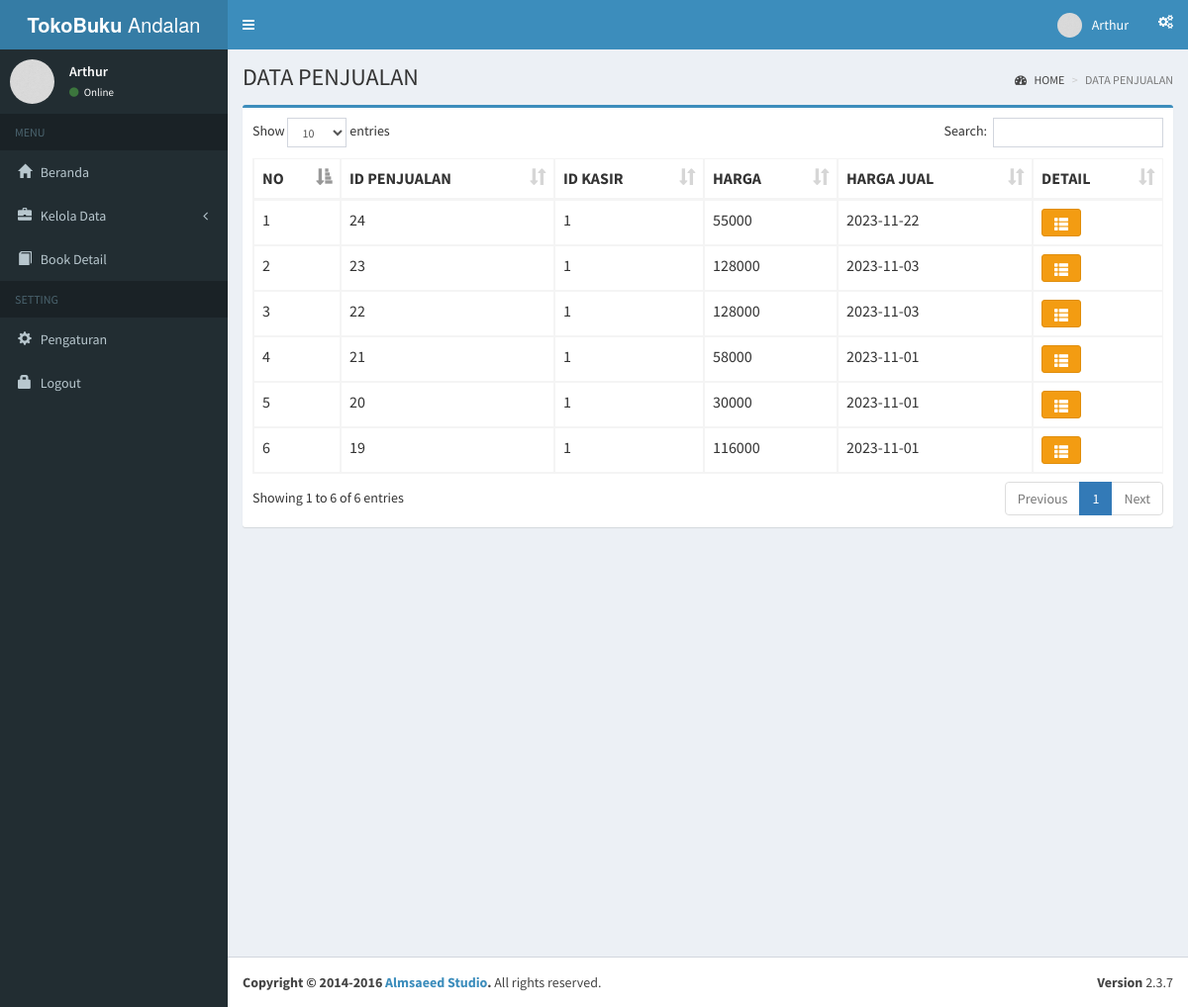
/index.php?page=data_penjualan (signed in), run on the app's committed database.
### tables this page shows
CREATE TABLE `penjualan` (
  `id_penjualan` int(11) NOT NULL,
  `id_kasir` int(11) DEFAULT NULL,
  `total` int(50) DEFAULT NULL,
  `tanggal` date DEFAULT NULL
);

### pages/penjualan/data_penjualan.php (the view, shortened to what this page needs)
<div class="content-wrapper">
  <section class="content-header">
    <h1>
      DATA PENJUALAN
    </h1>
    <ol class="breadcrumb">
      <li><a href="index.php"><i class="fa fa-dashboard"></i> HOME</a></li>
      <li class="active">DATA PENJUALAN</li>
    </ol>
  </section>
  <section class="content">
    <div class="row">
      <div class="col-xs-12">
        <div class="box box-primary">
          <div class="box-body table-responsive">
            <table id="penjualan" class="table table-bordered table-hover" border="2">
              <thead>
                <tr>
                  <th>NO</th>
                  <th>ID PENJUALAN</th>
                  <th>ID KASIR</th>
                  <th>HARGA</th>
                  <th>HARGA JUAL</th>
                  <th>DETAIL</th>
                </tr>
              </thead>
              <tbody>
                <?php
                include "conf/koneksi.php";
                $no = 0;
                $query = mysqli_query($koneksi, "SELECT * FROM penjualan
                ORDER BY id_penjualan DESC")
                  or die(mysqli_error($koneksi));
                while ($row = mysqli_fetch_array($query)) {
                ?>
                  <tr>
                    <td><?php echo $no = $no + 1; ?></td>
                    <td><?php echo $row['id_penjualan']; ?></td>
                    <td><?php echo $row['id_kasir']; ?></td>
                    <td><?php echo $row['total']; ?></td>
                    <td><?php echo $row['tanggal']; ?></td>
                    <td>
                      <a href="index.php?page=detail&id=<?= $row['id_penjualan']; ?>" class="btn btn-warning" role="button" title="Lihat Detail"><i class="glyphicon glyphicon-th-list"></i></a>
                    </td>
                  </tr>
                <?php } ?>
              </tbody>
            </table>
          </div>
        </div>
      </div>
    </div>
  </section>
</div>

### index.php (shortened to what this page needs)
<?php
 if (isset($_SESSION['id_kasir']) == 0) {
   echo '<script>alert("Anda Harus Login Terlebih Dahulu !!!");
           window.location.href="pages/login.php"</script>';
 } else {
 ?>
  <link rel="stylesheet" href="plugins/datatables/dataTables.bootstrap.css">
  <!DOCTYPE html>
  <html>
  <head>
    <link rel="stylesheet" href="bootstrap/css/bootstrap.min.css">
    <link rel="stylesheet" href="https://cdnjs.cloudflare.com/ajax/libs/font-awesome/4.5.0/css/font-awesome.min.css">
    <link rel="stylesheet" href="https://cdnjs.cloudflare.com/ajax/libs/ionicons/2.0.1/css/ionicons.min.css">
    <link rel="stylesheet" href="dist/css/AdminLTE.min.css">
    <link rel="stylesheet" href="dist/css/skins/_all-skins.min.css">
    <link rel="stylesheet" href="plugins/iCheck/flat/blue.css">
    <link rel="stylesheet" href="plugins/morris/morris.css">
    <link rel="stylesheet" href="plugins/jvectormap/jquery-jvectormap-1.2.2.css">
    <link rel="stylesheet" href="plugins/datepicker/datepicker3.css">
    <link rel="stylesheet" href="plugins/daterangepicker/daterangepicker.css">
    <link rel="stylesheet" href="plugins/bootstrap-wysihtml5/bootstrap3-wysihtml5.min.css">
  </head>
  <body class="hold-transition skin-blue sidebar-mini">
    <div class="wrapper">
      <header class="main-header">
        <a href="index2.html" class="logo">
          <span class="logo-lg"><b>TokoBuku </b>Andalan</span>
        </a>
        <nav class="navbar navbar-static-top">
          <a href="#" class="sidebar-toggle" data-toggle="offcanvas" role="button">
          </a>
          <div class="navbar-custom-menu">
            <ul class="nav navbar-nav">
              <li class="dropdown user user-menu">
                <a href="#" class="dropdown-toggle" data-toggle="dropdown">
                  <img src="dist/img/boxed-bg.jpg" class="user-image" alt="User Image">
                  <span class="hidden-xs">Arthur</span>
                </a>
              </li>
              <li>
                <a href="#" data-toggle="control-sidebar"><i class="fa fa-gears"></i></a>
              </li>
            </ul>
          </div>
        </nav>
      </header>
      <aside class="main-sidebar">
        <section class="sidebar">
          <div class="user-panel">
            <div class="pull-left image">
              <img src="dist/img/boxed-bg.jpg" class="img-circle" alt="User Image">
            </div>
            <div class="pull-left info">
              <p>Arthur</p>
              <a href="#"><i class="fa fa-circle text-success"></i> Online</a>
            </div>
          </div>
          <ul class="sidebar-menu">
            <li class="header">MENU</li>
            <li class="treeview">
            <li><a href="index.php"><i class="glyphicon glyphicon-home"></i> <span>Beranda</span></a></li>
            </li>
            <li class="treeview">
              <a href="#">
                <i class="glyphicon glyphicon-briefcase"></i> <span>Kelola Data</span>
                <span class="pull-right-container">
                  <i class="fa fa-angle-left pull-right"></i>
                </span>
              </a>
              <?php
               if($_SESSION['level'] == 'admin') :
              ?>
            </li>
            <?php endif; ?>
            <li><a href="index.php?page=data_penjualan"><i class="glyphicon glyphicon-book"></i> <span>Book Detail</span></a></li>
            <li class="header">SETTING</li>
            <li class="treeview">
            <li><a href="#"><i class="glyphicon glyphicon-cog"></i> <span>Pengaturan</span></a></li>
            <li><a href="pages/logout_process.php"><i class="glyphicon glyphicon-lock"></i> <span>Logout</span></a></li>
            </li>
          </ul>
        </section>
      </aside>
      <?php include("conf/page.php"); ?>
      <footer class="main-footer">
        <div class="pull-right hidden-xs">
          <b>Version</b> 2.3.7
        </div>
        <strong>Copyright &copy; 2014-2016 <a href="http://almsaeedstudio.com">Almsaeed Studio</a>.</strong> All rights
        reserved.
      </footer>
    </div>
  </body>
  </html>
<?php } ?>

### conf/page.php (shortened to what this page needs)
<?php
if (isset($_GET['page'])) {
  $page = $_GET['page'];
  switch ($page) {
    case 'data_penjualan';
      include 'pages/penjualan/data_penjualan.php';
      break;
  }
} else {
  include "pages/beranda.php";
}

### data on the page
penjualan: id_penjualan "24", id_kasir "1", total "55000", tanggal "2023-11-22"
penjualan: no "2", id_penjualan "23", id_kasir "1", total "128000", tanggal "2023-11-03"
penjualan: no "3", id_penjualan "22", id_kasir "1", total "128000", tanggal "2023-11-03"
penjualan: no "4", id_penjualan "21", id_kasir "1", total "58000", tanggal "2023-11-01"
penjualan: no "5", id_penjualan "20", id_kasir "1", total "30000", tanggal "2023-11-01"
penjualan: no "6", id_penjualan "19", id_kasir "1", total "116000", tanggal "2023-11-01"
